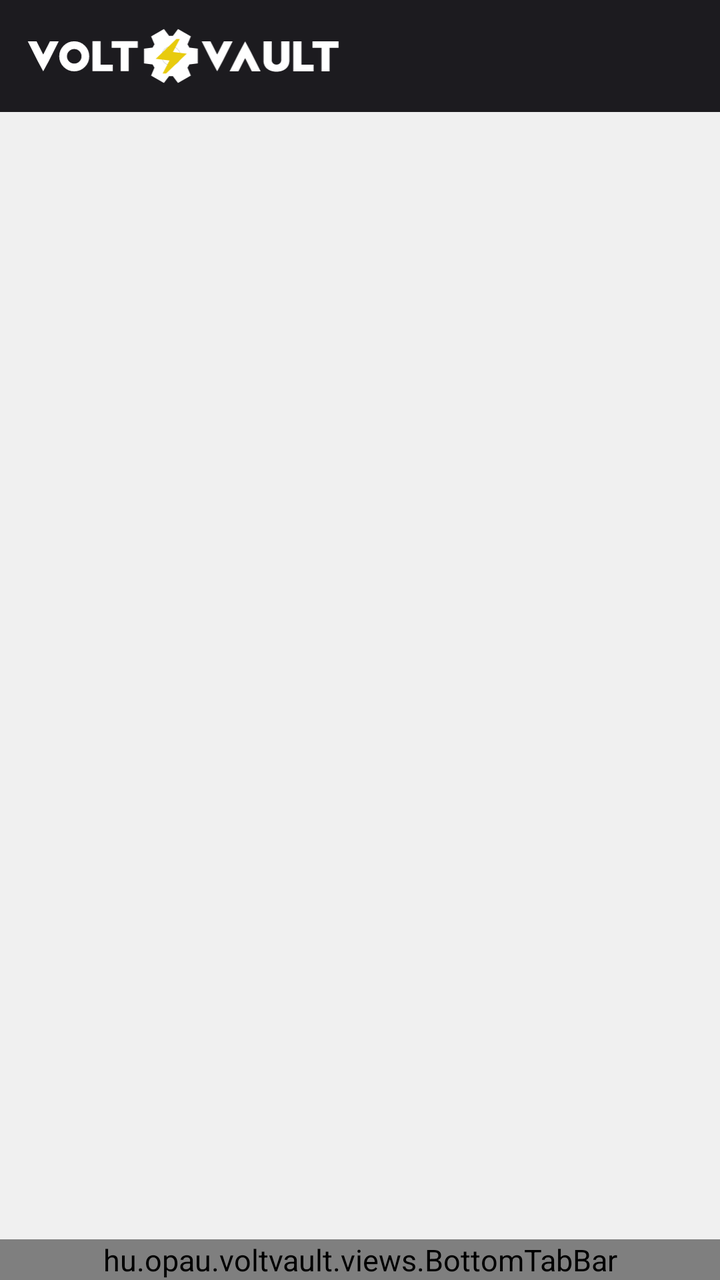
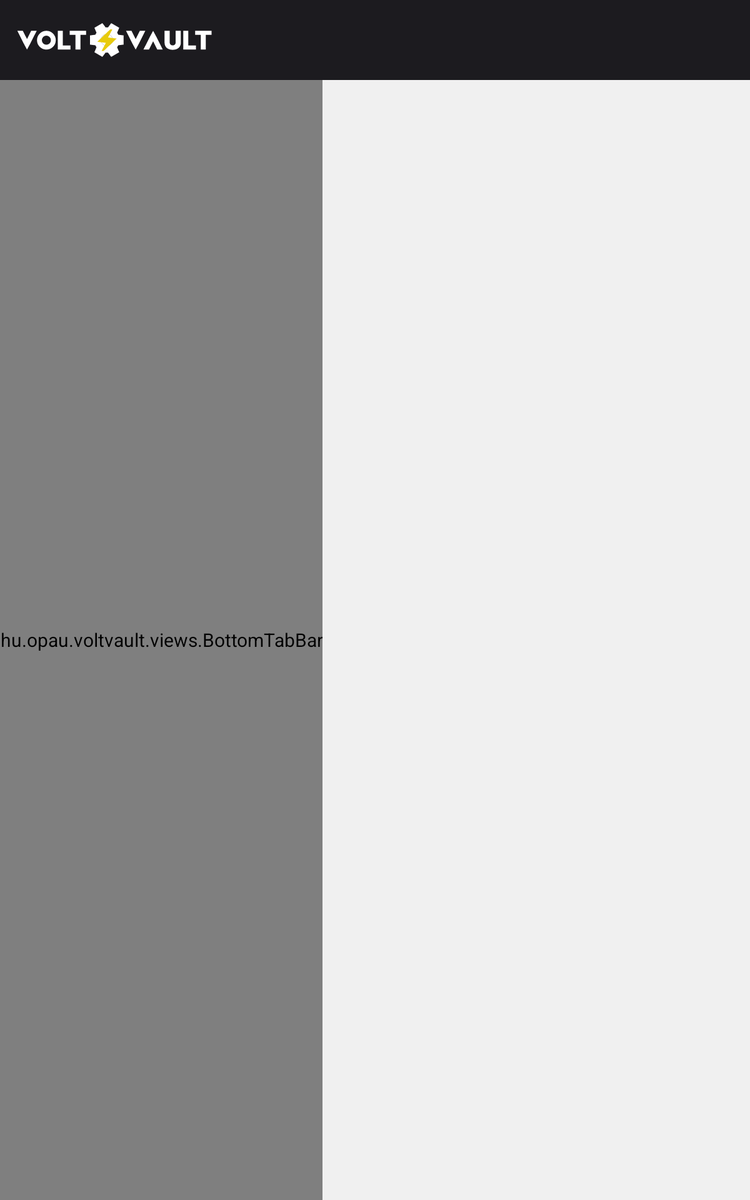

Compare how this app lays out the same screen by default and in its alternative resource folder. The renders come first, then the two layout files and the values they reference.
<!-- AndroidManifest.xml: application theme Theme.VoltVault -->
<!-- res/layout/activity_main.xml -->
<?xml version="1.0" encoding="utf-8"?>
<androidx.constraintlayout.widget.ConstraintLayout xmlns:android="http://schemas.android.com/apk/res/android"
    xmlns:app="http://schemas.android.com/apk/res-auto"
    xmlns:tools="http://schemas.android.com/tools"
    android:id="@+id/main"
    android:layout_width="match_parent"
    android:layout_height="match_parent"
    tools:context=".MainActivity">

    <LinearLayout
        android:id="@+id/toolbar"
        android:layout_width="match_parent"
        android:layout_height="?android:attr/actionBarSize"
        android:background="@color/brand_bg"
        android:gravity="center_vertical"
        android:orientation="horizontal"
        android:paddingHorizontal="10dp"
        app:layout_constraintTop_toTopOf="parent">

        <ImageView
            android:id="@+id/imageView"
            android:layout_width="match_parent"
            android:layout_height="40dp"
            android:layout_weight="1"
            android:scaleType="fitStart"
            app:srcCompat="@drawable/logo_light" />

        <ImageButton
            android:id="@+id/imageButton2"
            style="@style/Widget.Material3.Button.IconButton"
            android:layout_width="40dp"
            android:layout_height="40dp"
            android:layout_weight="0"
            android:foreground="@drawable/ripple_effect"
            android:onClick="goToSearch"
            android:tint="@color/white"
            android:tooltipText="Keresés"
            app:srcCompat="@drawable/search_24px" />

    </LinearLayout>

    <FrameLayout
        android:id="@+id/content"
        android:layout_width="match_parent"
        android:layout_height="0dp"
        android:orientation="vertical"
        app:layout_constraintBottom_toTopOf="@id/bottomTabBar"
        app:layout_constraintTop_toBottomOf="@id/toolbar" />

    <hu.opau.voltvault.views.BottomTabBar
        android:id="@+id/bottomTabBar"
        android:layout_width="match_parent"
        android:layout_height="wrap_content"
        app:layout_constraintBottom_toBottomOf="parent"
        app:tabBarStyle="phone" />

</androidx.constraintlayout.widget.ConstraintLayout>
<!-- resources referenced by this layout -->
<resources>
  <color name="brand_bg">#1C1B1F</color>
  <color name="white">#FFFFFFFF</color>
  <!-- drawable logo_light: vector/xml drawable (drawable, 4101 chars, omitted) -->
  <!-- drawable ripple_effect (drawable) -->
  <ripple xmlns:android="http://schemas.android.com/apk/res/android"
      xmlns:tools="http://schemas.android.com/tools"
      android:color="#25FFFFFF">
      <item android:id="@android:id/mask">
          <shape android:shape="oval">
              <solid android:color="#2797e0" />
          </shape>
      </item>
  </ripple>
  <!-- from res/values-v35/ -->
  <style name="Theme.VoltVault" parent="Base.Theme.VoltVault">
          <item name="android:windowOptOutEdgeToEdgeEnforcement">true</item>
      </style>
  <style name="Base.Theme.VoltVault" parent="Base.Theme.VoltVault.Light">
      </style>
  <style name="Base.Theme.VoltVault.Light" parent="Theme.AppCompat.DayNight.NoActionBar">
          <item name="android:statusBarColor">@color/brand_bg</item>
          <item name="android:navigationBarColor">?activeBackground</item>
          <item name="android:windowBackground">?windowBackground</item>
          <item name="textColorPrimary">#000000</item>
          <item name="colorAccent">@color/brand_fg_alt</item>
          <item name="activeBackground">@color/white</item>
          <item name="disabledText">@color/disabled_text</item>
          <item name="borders">@color/borders</item>
          <item name="accentTransparent">@color/brand_fg_transparent</item>
          <item name="android:textColor">?textColorPrimary</item>
          <item name="android:textSize">15dp</item>
          <item name="ok">@color/ok_light</item>
          <item name="ok_transparent">@color/ok_light_transparent</item>
          <item name="windowBackground">#F0F0F0</item>
          <item name="brand_secondary">#1C1B1F</item>
          
          
      </style>
  <color name="brand_fg_alt">#D5B100</color>
  <color name="disabled_text">#999999</color>
  <color name="borders">#d9d9d9</color>
  <color name="brand_fg_transparent">#35E8CB0D</color>
  <color name="ok_light">#4CAF50</color>
  <color name="ok_light_transparent">#204CAF50</color>
</resources>
<!-- res/layout-sw600dp/activity_main.xml (the repository's variant of the layout above) -->
<!-- drawn on a 7-inch tablet held upright -->
<?xml version="1.0" encoding="utf-8"?>
<androidx.constraintlayout.widget.ConstraintLayout xmlns:android="http://schemas.android.com/apk/res/android"
    xmlns:app="http://schemas.android.com/apk/res-auto"
    xmlns:tools="http://schemas.android.com/tools"
    android:id="@+id/main"
    android:layout_width="match_parent"
    android:layout_height="match_parent"
    tools:context=".MainActivity">

    <LinearLayout
        android:id="@+id/toolbar"
        android:layout_width="match_parent"
        android:layout_height="?android:attr/actionBarSize"
        android:background="@color/brand_bg"
        android:gravity="center_vertical"
        android:orientation="horizontal"
        android:paddingHorizontal="10dp"
        app:layout_constraintTop_toTopOf="parent">

        <ImageView
            android:id="@+id/imageView"
            android:layout_width="match_parent"
            android:layout_height="40dp"
            android:layout_weight="1"
            android:scaleType="fitStart"
            app:srcCompat="@drawable/logo_light" />

        <ImageButton
            android:id="@+id/imageButton2"
            style="@style/Widget.Material3.Button.IconButton"
            android:layout_width="40dp"
            android:layout_height="40dp"
            android:layout_weight="0"
            android:foreground="@drawable/ripple_effect"
            android:tint="@color/white"
            android:tooltipText="Keresés"
            app:srcCompat="@drawable/search_24px" />

    </LinearLayout>

    <FrameLayout
        android:id="@+id/content"
        android:layout_width="0dp"
        android:layout_height="0dp"
        android:orientation="vertical"
        app:layout_constraintBottom_toBottomOf="parent"
        app:layout_constraintLeft_toRightOf="@id/bottomTabBar"
        app:layout_constraintRight_toRightOf="parent"
        app:layout_constraintTop_toBottomOf="@id/toolbar" />

    <hu.opau.voltvault.views.BottomTabBar
        android:id="@+id/bottomTabBar"
        android:layout_width="wrap_content"
        android:layout_height="0dp"
        app:layout_constraintBottom_toBottomOf="parent"
        app:layout_constraintLeft_toLeftOf="parent"
        app:layout_constraintTop_toBottomOf="@id/toolbar"
        app:tabBarStyle="tablet" />

</androidx.constraintlayout.widget.ConstraintLayout>
